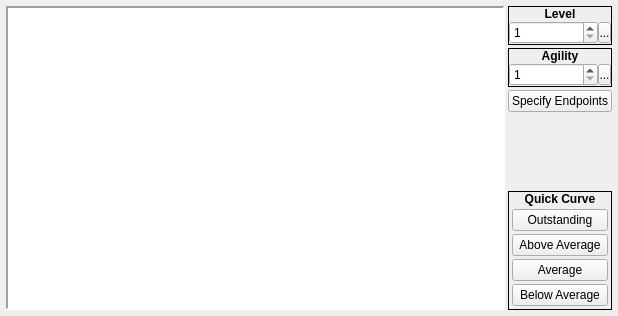
     <widget class="QWidget" name="tabAgility">
      <attribute name="title">
       <string>Agility</string>
      </attribute>
      <layout class="QHBoxLayout" name="horizontalLayout_18">
       <property name="spacing">
        <number>3</number>
       </property>
       <property name="margin">
        <number>6</number>
       </property>
       <item>
        <widget class="QFrame" name="frame_24">
         <property name="sizePolicy">
          <sizepolicy hsizetype="Fixed" vsizetype="Fixed">
           <horstretch>0</horstretch>
           <verstretch>0</verstretch>
          </sizepolicy>
         </property>
         <property name="frameShape">
          <enum>QFrame::Panel</enum>
         </property>
         <property name="frameShadow">
          <enum>QFrame::Sunken</enum>
         </property>
         <property name="lineWidth">
          <number>2</number>
         </property>
         <layout class="QHBoxLayout" name="horizontalLayout_19">
          <property name="spacing">
           <number>0</number>
          </property>
          <property name="margin">
           <number>0</number>
          </property>
          <item>
           <widget class="BarGraph" name="gvAgility">
            <property name="sizePolicy">
             <sizepolicy hsizetype="Fixed" vsizetype="Fixed">
              <horstretch>0</horstretch>
              <verstretch>0</verstretch>
             </sizepolicy>
            </property>
            <property name="minimumSize">
             <size>
              <width>495</width>
              <height>300</height>
             </size>
            </property>
            <property name="maximumSize">
             <size>
              <width>495</width>
              <height>300</height>
             </size>
            </property>
            <property name="frameShape">
             <enum>QFrame::NoFrame</enum>
            </property>
            <property name="verticalScrollBarPolicy">
             <enum>Qt::ScrollBarAlwaysOff</enum>
            </property>
            <property name="horizontalScrollBarPolicy">
             <enum>Qt::ScrollBarAlwaysOff</enum>
            </property>
           </widget>
          </item>
         </layout>
        </widget>
       </item>
       <item>
        <layout class="QVBoxLayout" name="verticalLayout_27">
         <property name="spacing">
          <number>3</number>
         </property>
         <item>
          <widget class="QFrame" name="frame_16">
           <property name="sizePolicy">
            <sizepolicy hsizetype="Preferred" vsizetype="Fixed">
             <horstretch>0</horstretch>
             <verstretch>0</verstretch>
            </sizepolicy>
           </property>
           <property name="frameShape">
            <enum>QFrame::Box</enum>
           </property>
           <property name="frameShadow">
            <enum>QFrame::Plain</enum>
           </property>
           <layout class="QVBoxLayout" name="verticalLayout_28">
            <property name="spacing">
             <number>0</number>
            </property>
            <property name="margin">
             <number>0</number>
            </property>
            <item>
             <widget class="QLabel" name="label_16">
              <property name="sizePolicy">
               <sizepolicy hsizetype="Preferred" vsizetype="Fixed">
                <horstretch>0</horstretch>
                <verstretch>0</verstretch>
               </sizepolicy>
              </property>
              <property name="font">
               <font>
                <weight>75</weight>
                <bold>true</bold>
               </font>
              </property>
              <property name="text">
               <string>Level</string>
              </property>
              <property name="alignment">
               <set>Qt::AlignCenter</set>
              </property>
             </widget>
            </item>
            <item>
             <widget class="QWidget" name="widget_16" native="true">
              <layout class="QHBoxLayout" name="horizontalLayout_12">
               <property name="spacing">
                <number>0</number>
               </property>
               <property name="margin">
                <number>0</number>
               </property>
               <item>
                <widget class="QSpinBox" name="sbAgilityLevel">
                 <property name="minimum">
                  <number>1</number>
                 </property>
                </widget>
               </item>
               <item>
                <widget class="SpinBoxSideButton" name="bAgilityLevelSpinButton">
                 <property name="minimumSize">
                  <size>
                   <width>13</width>
                   <height>21</height>
                  </size>
                 </property>
                 <property name="maximumSize">
                  <size>
                   <width>13</width>
                   <height>21</height>
                  </size>
                 </property>
                 <property name="text">
                  <string>...</string>
                 </property>
                 <property name="icon">
                  <iconset resource="gui_icons.qrc">
                   <normaloff>:/icons/spinBoxSideButton.png</normaloff>:/icons/spinBoxSideButton.png</iconset>
                 </property>
                 <property name="iconSize">
                  <size>
                   <width>8</width>
                   <height>16</height>
                  </size>
                 </property>
                </widget>
               </item>
              </layout>
             </widget>
            </item>
           </layout>
          </widget>
         </item>
         <item>
          <widget class="QFrame" name="frame_17">
           <property name="sizePolicy">
            <sizepolicy hsizetype="Preferred" vsizetype="Fixed">
             <horstretch>0</horstretch>
             <verstretch>0</verstretch>
            </sizepolicy>
           </property>
           <property name="frameShape">
            <enum>QFrame::Box</enum>
           </property>
           <property name="frameShadow">
            <enum>QFrame::Plain</enum>
           </property>
           <layout class="QVBoxLayout" name="verticalLayout_29">
            <property name="spacing">
             <number>0</number>
            </property>
            <property name="margin">
             <number>0</number>
            </property>
            <item>
             <widget class="QLabel" name="label_17">
              <property name="sizePolicy">
               <sizepolicy hsizetype="Preferred" vsizetype="Fixed">
                <horstretch>0</horstretch>
                <verstretch>0</verstretch>
               </sizepolicy>
              </property>
              <property name="font">
               <font>
                <weight>75</weight>
                <bold>true</bold>
               </font>
              </property>
              <property name="text">
               <string>Agility</string>
              </property>
              <property name="alignment">
               <set>Qt::AlignCenter</set>
              </property>
             </widget>
            </item>
            <item>
             <widget class="QWidget" name="widget_17" native="true">
              <layout class="QHBoxLayout" name="horizontalLayout_13">
               <property name="spacing">
                <number>0</number>
               </property>
               <property name="margin">
                <number>0</number>
               </property>
               <item>
                <widget class="QSpinBox" name="sbAgility">
                 <property name="accelerated">
                  <bool>true</bool>
                 </property>
                 <property name="minimum">
                  <number>1</number>
                 </property>
                 <property name="maximum">
                  <number>999</number>
                 </property>
                </widget>
               </item>
               <item>
                <widget class="SpinBoxSideButton" name="bAgilitySpinButton">
                 <property name="minimumSize">
                  <size>
                   <width>13</width>
                   <height>21</height>
                  </size>
                 </property>
                 <property name="maximumSize">
                  <size>
                   <width>13</width>
                   <height>21</height>
                  </size>
                 </property>
                 <property name="text">
                  <string>...</string>
                 </property>
                 <property name="icon">
                  <iconset resource="gui_icons.qrc">
                   <normaloff>:/icons/spinBoxSideButton.png</normaloff>:/icons/spinBoxSideButton.png</iconset>
                 </property>
                 <property name="iconSize">
                  <size>
                   <width>8</width>
                   <height>16</height>
                  </size>
                 </property>
                </widget>
               </item>
              </layout>
             </widget>
            </item>
           </layout>
          </widget>
         </item>
         <item>
          <widget class="QPushButton" name="bAgilitySpecifyEndpoints">
           <property name="text">
            <string>Specify Endpoints</string>
           </property>
          </widget>
         </item>
         <item>
          <spacer name="verticalSpacer_6">
           <property name="orientation">
            <enum>Qt::Vertical</enum>
           </property>
           <property name="sizeHint" stdset="0">
            <size>
             <width>20</width>
             <height>40</height>
            </size>
           </property>
          </spacer>
         </item>
         <item>
          <widget class="QFrame" name="frame_18">
           <property name="sizePolicy">
            <sizepolicy hsizetype="Preferred" vsizetype="Fixed">
             <horstretch>0</horstretch>
             <verstretch>0</verstretch>
            </sizepolicy>
           </property>
           <property name="frameShape">
            <enum>QFrame::Box</enum>
           </property>
           <property name="frameShadow">
            <enum>QFrame::Plain</enum>
           </property>
           <layout class="QVBoxLayout" name="verticalLayout_30">
            <property name="spacing">
             <number>0</number>
            </property>
            <property name="margin">
             <number>0</number>
            </property>
            <item>
             <widget class="QLabel" name="label_18">
              <property name="sizePolicy">
               <sizepolicy hsizetype="Preferred" vsizetype="Fixed">
                <horstretch>0</horstretch>
                <verstretch>0</verstretch>
               </sizepolicy>
              </property>
              <property name="font">
               <font>
                <weight>75</weight>
                <bold>true</bold>
               </font>
              </property>
              <property name="text">
               <string>Quick Curve</string>
              </property>
              <property name="alignment">
               <set>Qt::AlignCenter</set>
              </property>
             </widget>
            </item>
            <item>
             <widget class="QWidget" name="widget_18" native="true">
              <layout class="QVBoxLayout" name="verticalLayout_31">
               <property name="spacing">
                <number>3</number>
               </property>
               <property name="margin">
                <number>3</number>
               </property>
               <item>
                <widget class="QPushButton" name="bAgilityOutstanding">
                 <property name="text">
                  <string>Outstanding</string>
                 </property>
                </widget>
               </item>
               <item>
                <widget class="QPushButton" name="bAgilityAboveAverage">
                 <property name="text">
                  <string>Above Average</string>
                 </property>
                </widget>
               </item>
               <item>
                <widget class="QPushButton" name="bAgilityAverage">
                 <property name="text">
                  <string>Average</string>
                 </property>
                </widget>
               </item>
               <item>
                <widget class="QPushButton" name="bAgilityBelowAverage">
                 <property name="text">
                  <string>Below Average</string>
                 </property>
                </widget>
               </item>
              </layout>
             </widget>
            </item>
           </layout>
          </widget>
         </item>
        </layout>
       </item>
      </layout>
     </widget>
